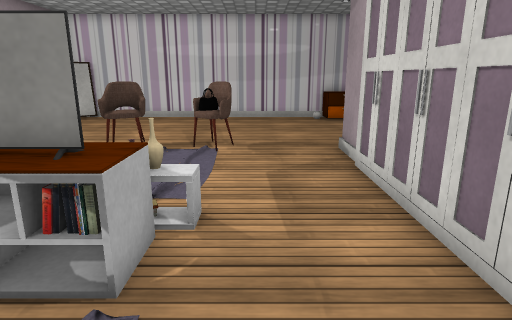
View 1 (above)

16 first-person views from a walk through a scene from a Unity 3-D project. The camera is 1.2 m above the floor, tilts 14° down and sees 75° across. The floor is counted in squares, 0.5 m on a side. Each view is taken from the middle of a square. On the plan, view 1 faces up. The plan holds only what a view shows up to about 20 squares ahead; the rest is blank. Some animated figures are not drawn. Door leaves are left out, so doorways stand open. Some surface patterns are stand-ins.

View 2
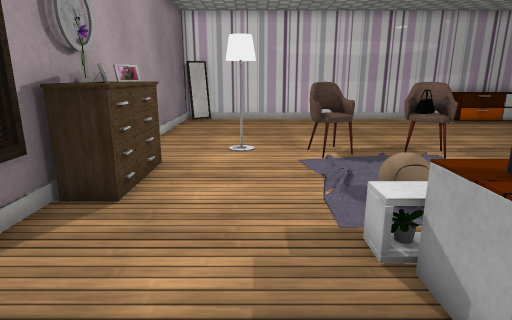

View 3
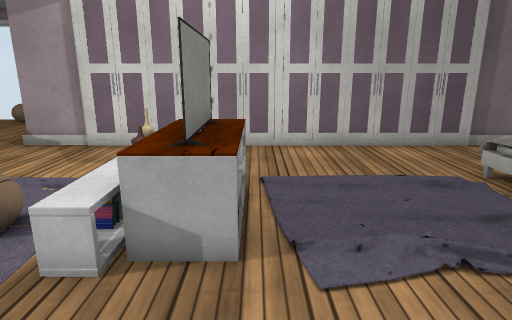

View 4
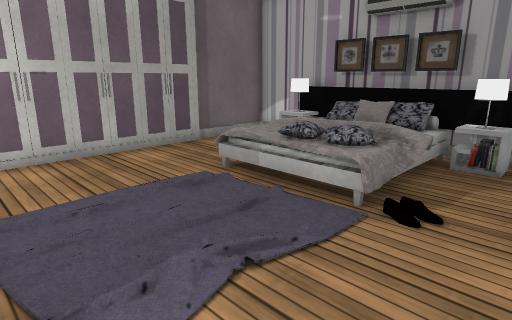

View 5
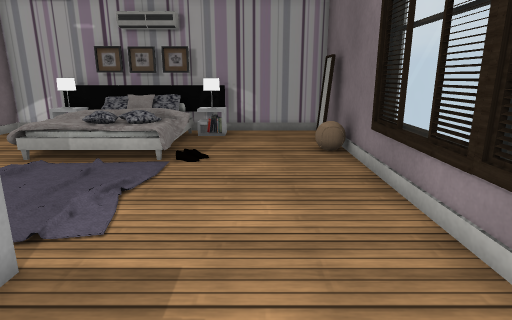

View 6
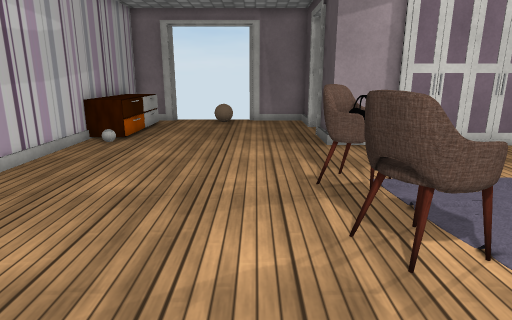

View 7
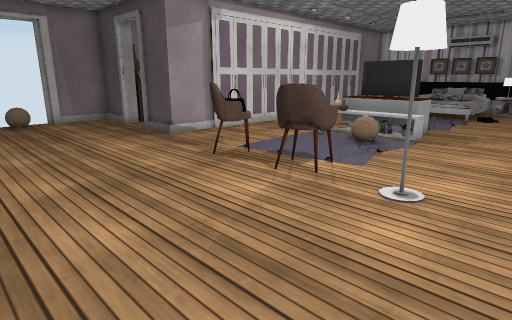

View 8
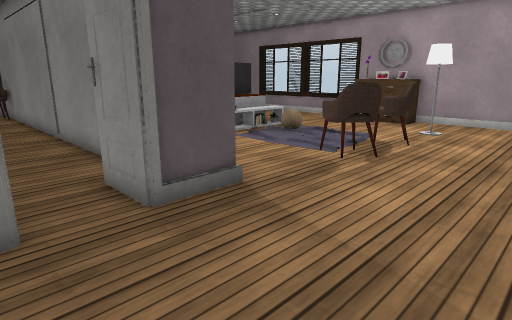

View 9
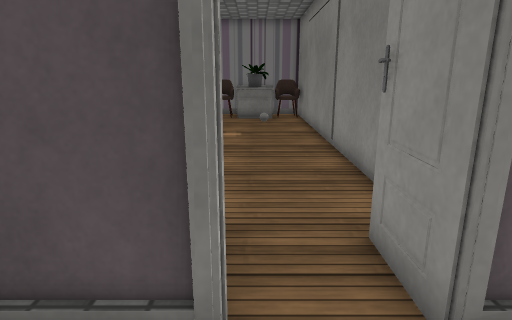

View 10
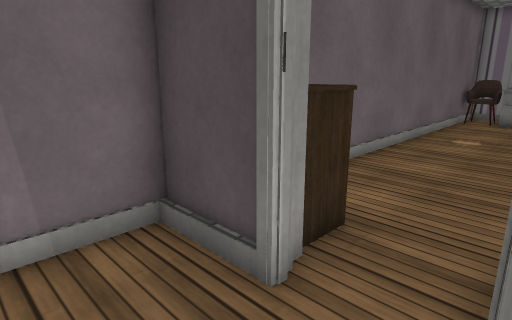

View 11
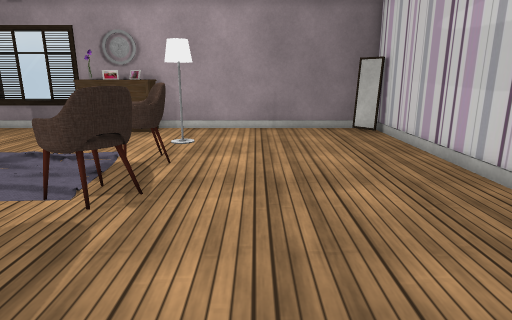

View 12
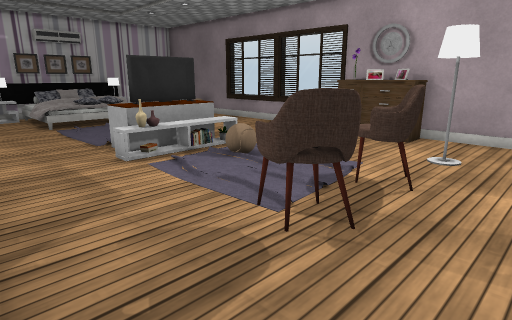

View 13
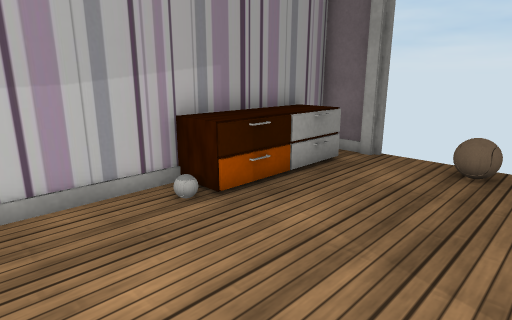

View 14
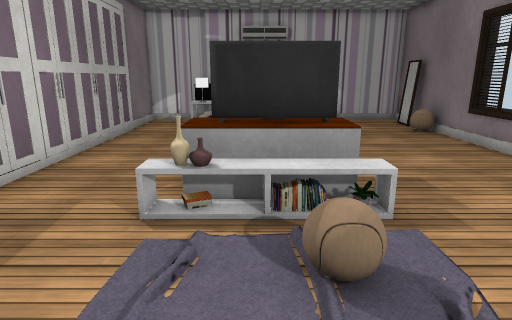

View 15
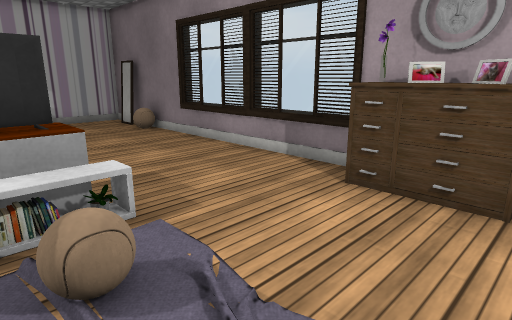

View 16
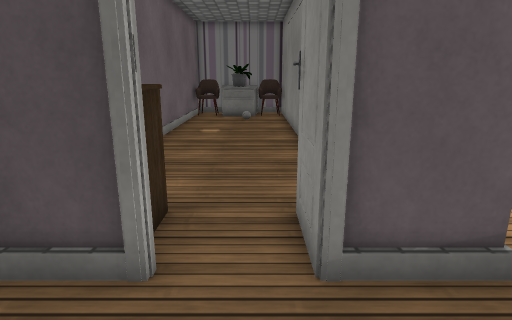

### Floor plan
Key: @ floor where view 1 was taken; # wall or solid block; . floor; D open door; = window, fence, low wall or low ledge; C chair; A carpet; W wardrobe; B bed; T TV; L lamp; I cabinet; M mirror; P plant; E table; O other object.
Columns run from 12 left of view 1 to 11 right of it. Each row starts with its distance up from view 1.
 21  ######################
 20  #O.............OOOOOO#
 19  #..............OOOOOOD
 18  #....................DD
 17  #....................DD
 16  #...................ODD
 15  #....................DD
 14  #....................D
 13  #..LL................#
 12  #..LL.CC.CC..........#
 11  #.....CC.CC...###.####
 10  #I....    ....###. II
  9  #I.....   ....###..II
  8  #I.....A .....W ....
  7  #I....AA .....WW.....#
  6  =........B....WW.....#
  5 ==.....O  OO...WW.....#
  4 ==.....TTTT....WW.....#
  3 ==.....OAAA....WW.....#
  2  =.......  ....WW.....#
  1  =......   ....WW.....#
  0  =......   .@..WW.....#
 -1 ==......   ....WW.....#
 -2 ##....A........WW.....#
 -3  #.....O  OO...WW.....#
 -4  #O....=  OO...WW ....#
 -5  #....B= OO....## ....#
 -6  M.....O   ....##CCPPC#
 -7  #...BB    BB..##CCPCC#
 -8  #####B####OB#### EEE##

Positions as (right, up) in squares from view 1, and headings:
1: (0, 0), facing up
2: (-7, 1), facing up
3: (-9, 3), facing right
4: (-8, 3), facing down-right
5: (-8, 7), facing down
6: (-9, 14), facing right
7: (-10, 19), facing down-right
8: (8, 17), facing down-left
9: (7, 14), facing down
10: (5, 14), facing down-right
11: (5, 15), facing left
12: (3, 15), facing down-left
13: (0, 14), facing up-right
14: (-3, 11), facing down
15: (-3, 11), facing down-left
16: (6, 15), facing down
